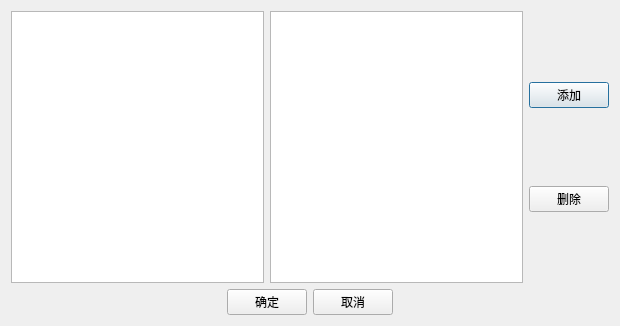
<?xml version="1.0" encoding="UTF-8"?>
<ui version="4.0">
 <class>OperatorDialog</class>
 <widget class="QDialog" name="OperatorDialog">
  <property name="geometry">
   <rect>
    <x>0</x>
    <y>0</y>
    <width>620</width>
    <height>326</height>
   </rect>
  </property>
  <property name="windowTitle">
   <string>Dialog</string>
  </property>
  <layout class="QGridLayout" name="gridLayout">
   <item row="0" column="0">
    <layout class="QVBoxLayout" name="verticalLayout_2">
     <item>
      <layout class="QHBoxLayout" name="horizontalLayout">
       <item>
        <widget class="QTableView" name="tableView_role"/>
       </item>
       <item>
        <widget class="QTableView" name="tableView_operator"/>
       </item>
       <item>
        <layout class="QVBoxLayout" name="verticalLayout">
         <item>
          <spacer name="verticalSpacer">
           <property name="orientation">
            <enum>Qt::Vertical</enum>
           </property>
           <property name="sizeHint" stdset="0">
            <size>
             <width>20</width>
             <height>40</height>
            </size>
           </property>
          </spacer>
         </item>
         <item>
          <widget class="QPushButton" name="btn_add">
           <property name="text">
            <string>添加</string>
           </property>
          </widget>
         </item>
         <item>
          <spacer name="verticalSpacer_2">
           <property name="orientation">
            <enum>Qt::Vertical</enum>
           </property>
           <property name="sizeHint" stdset="0">
            <size>
             <width>20</width>
             <height>40</height>
            </size>
           </property>
          </spacer>
         </item>
         <item>
          <widget class="QPushButton" name="btn_delete">
           <property name="text">
            <string>删除</string>
           </property>
          </widget>
         </item>
         <item>
          <spacer name="verticalSpacer_3">
           <property name="orientation">
            <enum>Qt::Vertical</enum>
           </property>
           <property name="sizeHint" stdset="0">
            <size>
             <width>20</width>
             <height>40</height>
            </size>
           </property>
          </spacer>
         </item>
        </layout>
       </item>
      </layout>
     </item>
     <item>
      <layout class="QHBoxLayout" name="horizontalLayout_2">
       <item>
        <spacer name="horizontalSpacer">
         <property name="orientation">
          <enum>Qt::Horizontal</enum>
         </property>
         <property name="sizeHint" stdset="0">
          <size>
           <width>40</width>
           <height>20</height>
          </size>
         </property>
        </spacer>
       </item>
       <item>
        <widget class="QPushButton" name="btn_save">
         <property name="text">
          <string>确定</string>
         </property>
        </widget>
       </item>
       <item>
        <widget class="QPushButton" name="btn_cancel">
         <property name="text">
          <string>取消</string>
         </property>
        </widget>
       </item>
       <item>
        <spacer name="horizontalSpacer_2">
         <property name="orientation">
          <enum>Qt::Horizontal</enum>
         </property>
         <property name="sizeHint" stdset="0">
          <size>
           <width>40</width>
           <height>20</height>
          </size>
         </property>
        </spacer>
       </item>
      </layout>
     </item>
    </layout>
   </item>
  </layout>
 </widget>
 <resources/>
 <connections/>
</ui>
